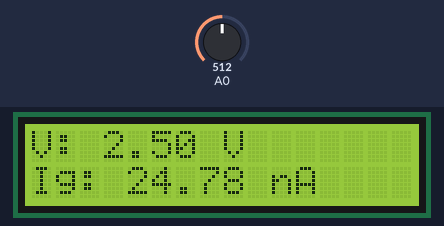
A sketch run on a simulated Arduino Uno, built with avr-gcc and run on an emulated ATmega328P. Parts: 16×2 character LCD. Inputs (shaded band) come from the test bench; at power-on: A0 = 512. What the sketch prints to the serial monitor is not drawn.

Above: at 1.2 s.
1.3 s: A0 set to 716
At 2.8 s:
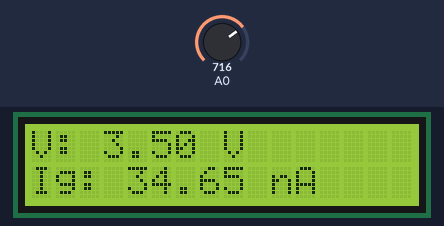
3.1 s: A0 set to 900
At 4.7 s:
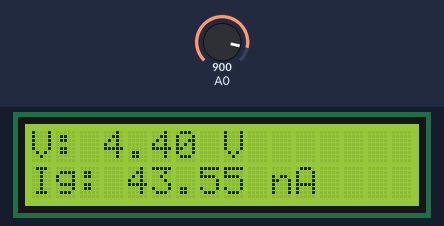
5.7 s: A0 set to 1023
At 7.8 s:
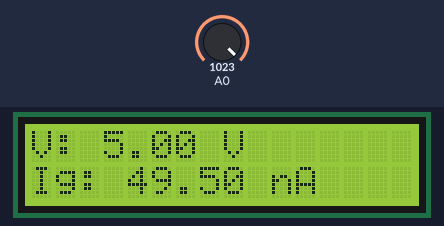
Timing chart, 0 to 9.3 s (numbered marks = the images above; inputs shaded):
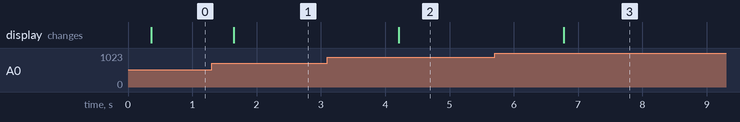

The sketch:

gate_leakage_measurement.ino
```cpp
/*
  Gate leakage measurement sketch

  Transcribed from the final LCD/Arduino code shown in the ES327 report
  (section 3.10, printed page 30). It is a report-based transcription,
  not a verified copy of the original firmware.

  The report's displayed sketch reads A0 and calculates current using a
  101 MOhm factor. Elsewhere, the report mentions A1 and describes other
  averaging/gain settings. Confirm the actual wiring and calibration before
  using this sketch with hardware.
*/

#include <Wire.h>
#include <LiquidCrystal_I2C.h>
#include <math.h>

// I2C address and dimensions as shown in the report.
LiquidCrystal_I2C lcd(0x20, 16, 2);

#define NUM_SAMPLES 50

void setup() {
  Serial.begin(9600);
  lcd.init();
  lcd.backlight();

  lcd.setCursor(0, 0);
  lcd.print("Voltage & Current");
}

void loop() {
  float voltageSum = 0.0;

  // Read 50 samples and calculate the mean voltage.
  for (int i = 0; i < NUM_SAMPLES; i++) {
    int sensorValue = analogRead(A0);
    float voltage = sensorValue * (5.0 / 1023.0); // Assumes a 5 V reference.
    voltageSum += voltage;
    delay(5);
  }

  float voltageMean = voltageSum / NUM_SAMPLES;
  float currentNanoAmps = (voltageMean / (101.0 * pow(10, 6))) * pow(10, 9);

  // Report the mean values in the Serial Monitor.
  Serial.print("Mean Voltage: ");
  Serial.print(voltageMean, 3);
  Serial.print(" V, Mean Ig: ");
  Serial.print(currentNanoAmps, 3);
  Serial.println(" nA");

  // Display voltage and calculated current on the LCD.
  lcd.clear();
  lcd.setCursor(0, 0);
  lcd.print("V: ");
  lcd.print(voltageMean, 2);
  lcd.print(" V");

  lcd.setCursor(0, 1);
  lcd.print("Ig: ");
  lcd.print(currentNanoAmps, 2);
  lcd.print(" nA");

  delay(1000);
}
```

Measured:
- after the input at 1.3 s, the display: changes after 0.35 s (image 1)
- after the input at 3.1 s, the display: changes after 1.1 s (image 2)
- after the input at 5.7 s, the display: changes after 1.1 s (image 3)
